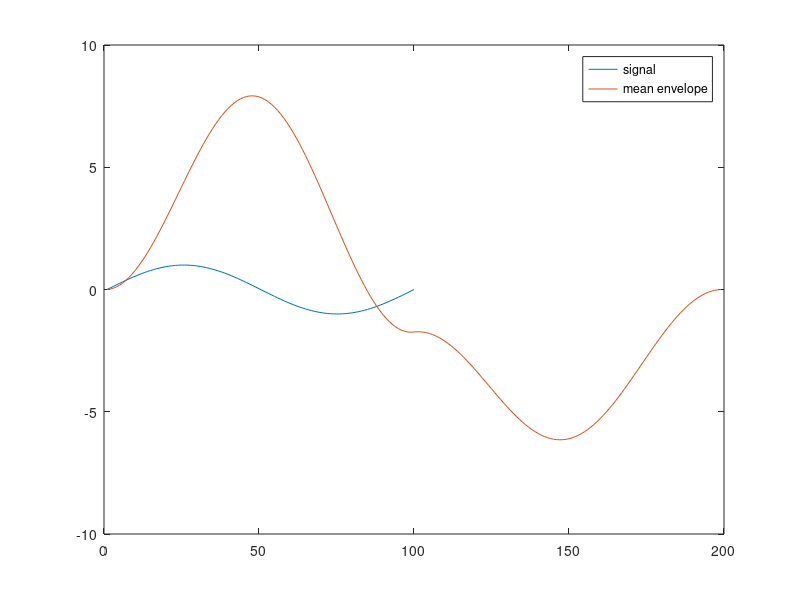

The MATLAB script that drew this image:
x = linspace(0,1,100);
signal = sin(2*pi*x);
a = 0.1;
T = 10;
gaussian = 1./sqrt(4*pi*a*T) .* exp(-x.*2./(4*a*T));
mean_envelope = conv(gaussian, signal);


figure;
plot(signal);
hold on;
plot(mean_envelope);


% The length of two signals are different
legend('signal','mean envelope')'


